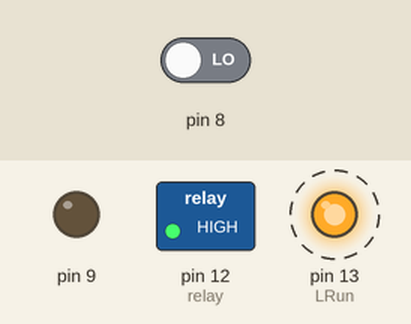
Recording of a sketch running on a simulated Arduino Uno, built with avr-gcc and run on an emulated ATmega328P. Shown: switched loads named in the sketch (green lamp = pin HIGH), output pins drawn as LEDs (lit = HIGH). Dashed ring = blinking. The test bench sets the inputs (shaded band); at power-on: pin 8 LOW.

Above: at 0.5 s.
Timing chart, 0 to 3.0 s (numbered marks = the images above):
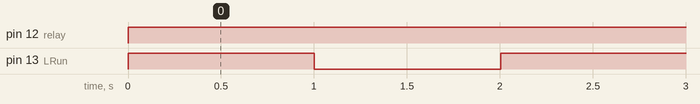

The sketch:

relaypimmpaRevA.ino
```cpp
#define relay 12
#define LRun 13
 int pumpOn=7200; //on pompa selama 2 jam -> 7200detik
 int pumpOff=3600;
 //10800;
 int dej=20; //delay relay on 20 detik
 int penghitung;


 bool doneStartup;

 long int eksekusiDetik;

void setup() {
 // put your setup code here, to run once:
 pinMode(relay, OUTPUT);
 pinMode(LRun, OUTPUT);
 pinMode(9, OUTPUT);
 pinMode(8, INPUT);
 eksekusiDetik = millis();
 penghitung =0;
 doneStartup=LOW;
}

void loop() {
  // put your main code here, to run repeatedly:

  //----eksekusi detik
  if (millis() > eksekusiDetik)
  {
  eksekusiDetik = millis()+1000;
  penghitung ++;
  if(penghitung>=10800) penghitung=0;

  if(digitalRead(relay)==HIGH)
  {
  digitalWrite(LRun,!digitalRead(LRun));
  digitalWrite(9,LOW);
  }
  else
  {
  digitalWrite(LRun,LOW);
  digitalWrite(9,HIGH);
  }

  if(digitalRead(8)==HIGH) penghitung=penghitung+200;

  }

  if (penghitung>=20 && doneStartup==LOW)
  {
    digitalWrite(relay, HIGH);
    doneStartup=HIGH;
  }

  //continue pump on off
  // pump on
   if (penghitung>=pumpOn && doneStartup==HIGH)
  {
    digitalWrite(relay, LOW);
  }
  else
  {
    digitalWrite(relay, HIGH);
  }


}
```

Measured:
- by itself, pin 12 (relay): LOW → HIGH at 0.00 s
- by itself, pin 13 (LRun): alternates HIGH for 1.0 s and LOW for 1.0 s
